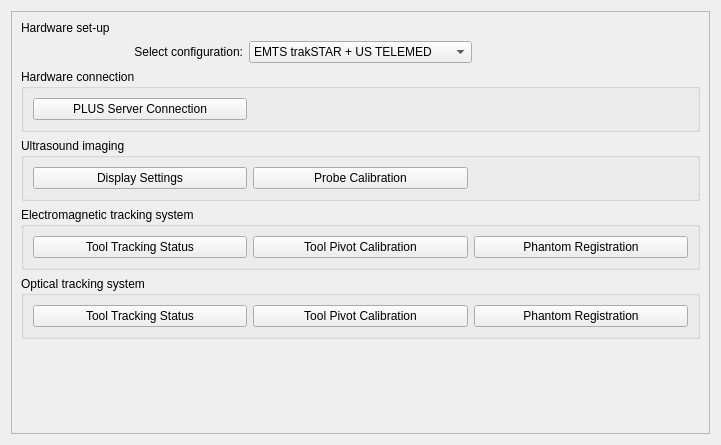
<?xml version="1.0" encoding="UTF-8"?>
<ui version="4.0">
 <class>Dashboard</class>
 <widget class="qMRMLWidget" name="Dashboard">
  <property name="geometry">
   <rect>
    <x>0</x>
    <y>0</y>
    <width>721</width>
    <height>445</height>
   </rect>
  </property>
  <layout class="QVBoxLayout" name="verticalLayout">
   <item>
    <widget class="QFrame" name="frame">
     <property name="frameShape">
      <enum>QFrame::StyledPanel</enum>
     </property>
     <property name="frameShadow">
      <enum>QFrame::Raised</enum>
     </property>
     <layout class="QGridLayout" name="gridLayout_2">
      <item row="0" column="0">
       <widget class="QLabel" name="label">
        <property name="text">
         <string>Hardware set-up</string>
        </property>
       </widget>
      </item>
      <item row="1" column="0">
       <widget class="QLabel" name="label_2">
        <property name="text">
         <string>Select configuration:</string>
        </property>
        <property name="alignment">
         <set>Qt::AlignRight|Qt::AlignTrailing|Qt::AlignVCenter</set>
        </property>
       </widget>
      </item>
      <item row="3" column="0" colspan="3">
       <widget class="QGroupBox" name="groupBox">
        <property name="title">
         <string>Ultrasound imaging</string>
        </property>
        <layout class="QGridLayout" name="gridLayout">
         <item row="0" column="1">
          <widget class="QPushButton" name="ultrasoundProbeCalibrationButton">
           <property name="text">
            <string>Probe Calibration</string>
           </property>
          </widget>
         </item>
         <item row="0" column="0">
          <widget class="QPushButton" name="ultrasoundDisplaySettingsButton">
           <property name="text">
            <string>Display Settings</string>
           </property>
          </widget>
         </item>
         <item row="0" column="2">
          <widget class="QLabel" name="label_6">
           <property name="text">
            <string/>
           </property>
          </widget>
         </item>
        </layout>
       </widget>
      </item>
      <item row="1" column="1">
       <widget class="QComboBox" name="hardwareSetUpComboBox">
        <item>
         <property name="text">
          <string>EMTS trakSTAR + US TELEMED</string>
         </property>
        </item>
        <item>
         <property name="text">
          <string>EMTS trakSTAR + US SIMULATED</string>
         </property>
        </item>
        <item>
         <property name="text">
          <string>OTS Optitrack + US TELEMED</string>
         </property>
        </item>
        <item>
         <property name="text">
          <string>OTS Optitrack + US SIMULATED</string>
         </property>
        </item>
        <item>
         <property name="text">
          <string>VR Headset + US SIMULATED</string>
         </property>
        </item>
       </widget>
      </item>
      <item row="4" column="0" colspan="3">
       <widget class="QGroupBox" name="groupBox_3">
        <property name="title">
         <string>Electromagnetic tracking system</string>
        </property>
        <layout class="QGridLayout" name="gridLayout_4">
         <item row="0" column="1">
          <widget class="QPushButton" name="emtsToolPivotCalibrationButton">
           <property name="text">
            <string>Tool Pivot Calibration</string>
           </property>
          </widget>
         </item>
         <item row="0" column="0">
          <widget class="QPushButton" name="emtsToolTrackingStatusButton">
           <property name="text">
            <string>Tool Tracking Status</string>
           </property>
          </widget>
         </item>
         <item row="0" column="2">
          <widget class="QPushButton" name="emtsPhantomRegistrationButton">
           <property name="text">
            <string>Phantom Registration</string>
           </property>
          </widget>
         </item>
        </layout>
       </widget>
      </item>
      <item row="1" column="2">
       <widget class="QLabel" name="label_3">
        <property name="text">
         <string/>
        </property>
       </widget>
      </item>
      <item row="2" column="0" colspan="3">
       <widget class="QGroupBox" name="groupBox_2">
        <property name="title">
         <string>Hardware connection</string>
        </property>
        <layout class="QGridLayout" name="gridLayout_3">
         <item row="0" column="0">
          <widget class="QPushButton" name="plusConnectionButton">
           <property name="text">
            <string>PLUS Server Connection</string>
           </property>
          </widget>
         </item>
         <item row="0" column="1">
          <widget class="QLabel" name="label_4">
           <property name="text">
            <string/>
           </property>
          </widget>
         </item>
         <item row="0" column="2">
          <widget class="QLabel" name="label_5">
           <property name="text">
            <string/>
           </property>
          </widget>
         </item>
        </layout>
       </widget>
      </item>
      <item row="5" column="0" colspan="3">
       <widget class="QGroupBox" name="groupBox_4">
        <property name="title">
         <string>Optical tracking system</string>
        </property>
        <layout class="QGridLayout" name="gridLayout_5">
         <item row="0" column="0">
          <widget class="QPushButton" name="otsToolTrackingStatusButton">
           <property name="text">
            <string>Tool Tracking Status</string>
           </property>
          </widget>
         </item>
         <item row="0" column="1">
          <widget class="QPushButton" name="otsToolPivotCalibrationButton">
           <property name="text">
            <string>Tool Pivot Calibration</string>
           </property>
          </widget>
         </item>
         <item row="0" column="2">
          <widget class="QPushButton" name="otsPhantomRegistrationButton">
           <property name="text">
            <string>Phantom Registration</string>
           </property>
          </widget>
         </item>
        </layout>
       </widget>
      </item>
      <item row="6" column="0" colspan="3">
       <spacer name="verticalSpacer">
        <property name="orientation">
         <enum>Qt::Vertical</enum>
        </property>
        <property name="sizeHint" stdset="0">
         <size>
          <width>20</width>
          <height>40</height>
         </size>
        </property>
       </spacer>
      </item>
     </layout>
    </widget>
   </item>
  </layout>
 </widget>
 <customwidgets>
  <customwidget>
   <class>qMRMLWidget</class>
   <extends>QWidget</extends>
   <header>qMRMLWidget.h</header>
   <container>1</container>
  </customwidget>
 </customwidgets>
 <resources/>
 <connections/>
</ui>
